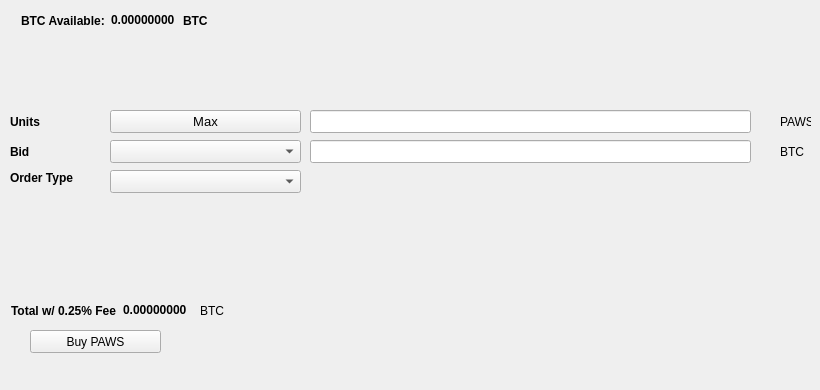
   <widget class="QWidget" name="BuyTab">
    <attribute name="title">
     <string>Buy</string>
    </attribute>
    <widget class="QPushButton" name="BuyPAWS">
     <property name="geometry">
      <rect>
       <x>30</x>
       <y>330</y>
       <width>131</width>
       <height>23</height>
      </rect>
     </property>
     <property name="text">
      <string>Buy PAWS</string>
     </property>
     <property name="icon">
      <iconset resource="../paws.qrc">
       <normaloff>:/icons/bitcoin</normaloff>:/icons/bitcoin</iconset>
     </property>
    </widget>
    <widget class="QLabel" name="label_3">
     <property name="geometry">
      <rect>
       <x>10</x>
       <y>110</y>
       <width>46</width>
       <height>23</height>
      </rect>
     </property>
     <property name="font">
      <font>
       <weight>75</weight>
       <bold>true</bold>
      </font>
     </property>
     <property name="text">
      <string>Units</string>
     </property>
    </widget>
    <widget class="QLineEdit" name="UnitsInput">
     <property name="geometry">
      <rect>
       <x>310</x>
       <y>110</y>
       <width>441</width>
       <height>23</height>
      </rect>
     </property>
     <property name="font">
      <font>
       <pointsize>9</pointsize>
       <weight>75</weight>
       <bold>true</bold>
      </font>
     </property>
    </widget>
    <widget class="QLineEdit" name="BuyBidPriceEdit">
     <property name="geometry">
      <rect>
       <x>310</x>
       <y>140</y>
       <width>441</width>
       <height>23</height>
      </rect>
     </property>
     <property name="font">
      <font>
       <pointsize>9</pointsize>
       <weight>75</weight>
       <bold>true</bold>
      </font>
     </property>
    </widget>
    <widget class="QLabel" name="label_4">
     <property name="geometry">
      <rect>
       <x>780</x>
       <y>110</y>
       <width>31</width>
       <height>23</height>
      </rect>
     </property>
     <property name="text">
      <string>PAWS</string>
     </property>
    </widget>
    <widget class="QLabel" name="label_5">
     <property name="geometry">
      <rect>
       <x>780</x>
       <y>140</y>
       <width>31</width>
       <height>23</height>
      </rect>
     </property>
     <property name="text">
      <string>BTC</string>
     </property>
    </widget>
    <widget class="QLabel" name="label_6">
     <property name="geometry">
      <rect>
       <x>10</x>
       <y>140</y>
       <width>46</width>
       <height>23</height>
      </rect>
     </property>
     <property name="font">
      <font>
       <weight>75</weight>
       <bold>true</bold>
      </font>
     </property>
     <property name="text">
      <string>Bid</string>
     </property>
    </widget>
    <widget class="QLabel" name="label_7">
     <property name="geometry">
      <rect>
       <x>10</x>
       <y>170</y>
       <width>91</width>
       <height>16</height>
      </rect>
     </property>
     <property name="font">
      <font>
       <weight>75</weight>
       <bold>true</bold>
      </font>
     </property>
     <property name="text">
      <string>Order Type</string>
     </property>
    </widget>
    <widget class="QPushButton" name="Buy_Max_Amount">
     <property name="geometry">
      <rect>
       <x>110</x>
       <y>110</y>
       <width>191</width>
       <height>23</height>
      </rect>
     </property>
     <property name="font">
      <font>
       <pointsize>10</pointsize>
      </font>
     </property>
     <property name="text">
      <string>Max</string>
     </property>
    </widget>
    <widget class="QComboBox" name="BuyBidcomboBox">
     <property name="geometry">
      <rect>
       <x>110</x>
       <y>140</y>
       <width>191</width>
       <height>23</height>
      </rect>
     </property>
     <property name="font">
      <font>
       <pointsize>10</pointsize>
      </font>
     </property>
    </widget>
    <widget class="QComboBox" name="buyOrdertypeCombo">
     <property name="geometry">
      <rect>
       <x>110</x>
       <y>170</y>
       <width>191</width>
       <height>23</height>
      </rect>
     </property>
     <property name="font">
      <font>
       <pointsize>10</pointsize>
      </font>
     </property>
    </widget>
    <widget class="QWidget" name="layoutWidget1">
     <property name="geometry">
      <rect>
       <x>21</x>
       <y>11</y>
       <width>227</width>
       <height>19</height>
      </rect>
     </property>
     <layout class="QHBoxLayout" name="horizontalLayout_3">
      <item>
       <widget class="QLabel" name="label232">
        <property name="font">
         <font>
          <weight>75</weight>
          <bold>true</bold>
         </font>
        </property>
        <property name="text">
         <string>BTC Available:</string>
        </property>
       </widget>
      </item>
      <item>
       <widget class="QLabel" name="BtcAvailableLbl">
        <property name="palette">
         <palette>
          <active>
           <colorrole role="WindowText">
            <brush brushstyle="SolidPattern">
             <color alpha="255">
              <red>0</red>
              <green>0</green>
              <blue>0</blue>
             </color>
            </brush>
           </colorrole>
           <colorrole role="Button">
            <brush brushstyle="SolidPattern">
             <color alpha="255">
              <red>0</red>
              <green>170</green>
              <blue>0</blue>
             </color>
            </brush>
           </colorrole>
           <colorrole role="Light">
            <brush brushstyle="SolidPattern">
             <color alpha="255">
              <red>0</red>
              <green>255</green>
              <blue>0</blue>
             </color>
            </brush>
           </colorrole>
           <colorrole role="Midlight">
            <brush brushstyle="SolidPattern">
             <color alpha="255">
              <red>0</red>
              <green>212</green>
              <blue>0</blue>
             </color>
            </brush>
           </colorrole>
           <colorrole role="Dark">
            <brush brushstyle="SolidPattern">
             <color alpha="255">
              <red>0</red>
              <green>85</green>
              <blue>0</blue>
             </color>
            </brush>
           </colorrole>
           <colorrole role="Mid">
            <brush brushstyle="SolidPattern">
             <color alpha="255">
              <red>0</red>
              <green>113</green>
              <blue>0</blue>
             </color>
            </brush>
           </colorrole>
           <colorrole role="Text">
            <brush brushstyle="SolidPattern">
             <color alpha="255">
              <red>0</red>
              <green>170</green>
              <blue>0</blue>
             </color>
            </brush>
           </colorrole>
           <colorrole role="BrightText">
            <brush brushstyle="SolidPattern">
             <color alpha="255">
              <red>255</red>
              <green>255</green>
              <blue>255</blue>
             </color>
            </brush>
           </colorrole>
           <colorrole role="ButtonText">
            <brush brushstyle="SolidPattern">
             <color alpha="255">
              <red>0</red>
              <green>0</green>
              <blue>0</blue>
             </color>
            </brush>
           </colorrole>
           <colorrole role="Base">
            <brush brushstyle="SolidPattern">
             <color alpha="255">
              <red>255</red>
              <green>255</green>
              <blue>255</blue>
             </color>
            </brush>
           </colorrole>
           <colorrole role="Window">
            <brush brushstyle="SolidPattern">
             <color alpha="255">
              <red>0</red>
              <green>170</green>
              <blue>0</blue>
             </color>
            </brush>
           </colorrole>
           <colorrole role="Shadow">
            <brush brushstyle="SolidPattern">
             <color alpha="255">
              <red>0</red>
              <green>0</green>
              <blue>0</blue>
             </color>
            </brush>
           </colorrole>
           <colorrole role="AlternateBase">
            <brush brushstyle="SolidPattern">
             <color alpha="255">
              <red>127</red>
              <green>212</green>
              <blue>127</blue>
             </color>
            </brush>
           </colorrole>
           <colorrole role="ToolTipBase">
            <brush brushstyle="SolidPattern">
             <color alpha="255">
              <red>255</red>
              <green>255</green>
              <blue>220</blue>
             </color>
            </brush>
           </colorrole>
           <colorrole role="ToolTipText">
            <brush brushstyle="SolidPattern">
             <color alpha="255">
              <red>0</red>
              <green>0</green>
              <blue>0</blue>
             </color>
            </brush>
           </colorrole>
          </active>
          <inactive>
           <colorrole role="WindowText">
            <brush brushstyle="SolidPattern">
             <color alpha="255">
              <red>0</red>
              <green>0</green>
              <blue>0</blue>
             </color>
            </brush>
           </colorrole>
           <colorrole role="Button">
            <brush brushstyle="SolidPattern">
             <color alpha="255">
              <red>0</red>
              <green>170</green>
              <blue>0</blue>
             </color>
            </brush>
           </colorrole>
           <colorrole role="Light">
            <brush brushstyle="SolidPattern">
             <color alpha="255">
              <red>0</red>
              <green>255</green>
              <blue>0</blue>
             </color>
            </brush>
           </colorrole>
           <colorrole role="Midlight">
            <brush brushstyle="SolidPattern">
             <color alpha="255">
              <red>0</red>
              <green>212</green>
              <blue>0</blue>
             </color>
            </brush>
           </colorrole>
           <colorrole role="Dark">
            <brush brushstyle="SolidPattern">
             <color alpha="255">
              <red>0</red>
              <green>85</green>
              <blue>0</blue>
             </color>
            </brush>
           </colorrole>
           <colorrole role="Mid">
            <brush brushstyle="SolidPattern">
             <color alpha="255">
              <red>0</red>
              <green>113</green>
              <blue>0</blue>
             </color>
            </brush>
           </colorrole>
           <colorrole role="Text">
            <brush brushstyle="SolidPattern">
             <color alpha="255">
              <red>0</red>
              <green>170</green>
              <blue>0</blue>
             </color>
            </brush>
           </colorrole>
           <colorrole role="BrightText">
            <brush brushstyle="SolidPattern">
             <color alpha="255">
              <red>255</red>
              <green>255</green>
              <blue>255</blue>
             </color>
            </brush>
           </colorrole>
           <colorrole role="ButtonText">
            <brush brushstyle="SolidPattern">
             <color alpha="255">
              <red>0</red>
              <green>0</green>
              <blue>0</blue>
             </color>
            </brush>
           </colorrole>
           <colorrole role="Base">
            <brush brushstyle="SolidPattern">
             <color alpha="255">
              <red>255</red>
              <green>255</green>
              <blue>255</blue>
             </color>
            </brush>
           </colorrole>
           <colorrole role="Window">
            <brush brushstyle="SolidPattern">
             <color alpha="255">
              <red>0</red>
              <green>170</green>
              <blue>0</blue>
             </color>
            </brush>
           </colorrole>
           <colorrole role="Shadow">
            <brush brushstyle="SolidPattern">
             <color alpha="255">
              <red>0</red>
              <green>0</green>
              <blue>0</blue>
             </color>
            </brush>
           </colorrole>
           <colorrole role="AlternateBase">
            <brush brushstyle="SolidPattern">
             <color alpha="255">
              <red>127</red>
              <green>212</green>
              <blue>127</blue>
             </color>
            </brush>
           </colorrole>
           <colorrole role="ToolTipBase">
            <brush brushstyle="SolidPattern">
             <color alpha="255">
              <red>255</red>
              <green>255</green>
              <blue>220</blue>
             </color>
            </brush>
           </colorrole>
           <colorrole role="ToolTipText">
            <brush brushstyle="SolidPattern">
             <color alpha="255">
              <red>0</red>
              <green>0</green>
              <blue>0</blue>
             </color>
            </brush>
           </colorrole>
          </inactive>
          <disabled>
           <colorrole role="WindowText">
            <brush brushstyle="SolidPattern">
             <color alpha="255">
              <red>0</red>
              <green>85</green>
              <blue>0</blue>
             </color>
            </brush>
           </colorrole>
           <colorrole role="Button">
            <brush brushstyle="SolidPattern">
             <color alpha="255">
              <red>0</red>
              <green>170</green>
              <blue>0</blue>
             </color>
            </brush>
           </colorrole>
           <colorrole role="Light">
            <brush brushstyle="SolidPattern">
             <color alpha="255">
              <red>0</red>
              <green>255</green>
              <blue>0</blue>
             </color>
            </brush>
           </colorrole>
           <colorrole role="Midlight">
            <brush brushstyle="SolidPattern">
             <color alpha="255">
              <red>0</red>
              <green>212</green>
              <blue>0</blue>
             </color>
            </brush>
           </colorrole>
           <colorrole role="Dark">
            <brush brushstyle="SolidPattern">
             <color alpha="255">
              <red>0</red>
              <green>85</green>
              <blue>0</blue>
             </color>
            </brush>
           </colorrole>
           <colorrole role="Mid">
            <brush brushstyle="SolidPattern">
             <color alpha="255">
              <red>0</red>
              <green>113</green>
              <blue>0</blue>
             </color>
            </brush>
           </colorrole>
           <colorrole role="Text">
            <brush brushstyle="SolidPattern">
             <color alpha="255">
              <red>0</red>
              <green>85</green>
              <blue>0</blue>
             </color>
            </brush>
           </colorrole>
           <colorrole role="BrightText">
            <brush brushstyle="SolidPattern">
             <color alpha="255">
              <red>255</red>
              <green>255</green>
              <blue>255</blue>
             </color>
            </brush>
           </colorrole>
           <colorrole role="ButtonText">
            <brush brushstyle="SolidPattern">
             <color alpha="255">
              <red>0</red>
              <green>85</green>
              <blue>0</blue>
             </color>
            </brush>
           </colorrole>
           <colorrole role="Base">
            <brush brushstyle="SolidPattern">
             <color alpha="255">
              <red>0</red>
              <green>170</green>
              <blue>0</blue>
             </color>
            </brush>
           </colorrole>
           <colorrole role="Window">
            <brush brushstyle="SolidPattern">
             <color alpha="255">
              <red>0</red>
              <green>170</green>
              <blue>0</blue>
             </color>
            </brush>
           </colorrole>
           <colorrole role="Shadow">
            <brush brushstyle="SolidPattern">
             <color alpha="255">
              <red>0</red>
              <green>0</green>
              <blue>0</blue>
             </color>
            </brush>
           </colorrole>
           <colorrole role="AlternateBase">
            <brush brushstyle="SolidPattern">
             <color alpha="255">
              <red>0</red>
              <green>170</green>
              <blue>0</blue>
             </color>
            </brush>
           </colorrole>
           <colorrole role="ToolTipBase">
            <brush brushstyle="SolidPattern">
             <color alpha="255">
              <red>255</red>
              <green>255</green>
              <blue>220</blue>
             </color>
            </brush>
           </colorrole>
           <colorrole role="ToolTipText">
            <brush brushstyle="SolidPattern">
             <color alpha="255">
              <red>0</red>
              <green>0</green>
              <blue>0</blue>
             </color>
            </brush>
           </colorrole>
          </disabled>
         </palette>
        </property>
        <property name="font">
         <font>
          <weight>75</weight>
          <bold>true</bold>
         </font>
        </property>
        <property name="text">
         <string>0.00000000</string>
        </property>
        <property name="textInteractionFlags">
         <set>Qt::LinksAccessibleByMouse|Qt::TextSelectableByKeyboard|Qt::TextSelectableByMouse</set>
        </property>
       </widget>
      </item>
      <item>
       <widget class="QLabel" name="BtcAvailableLbl_2">
        <property name="font">
         <font>
          <weight>75</weight>
          <bold>true</bold>
         </font>
        </property>
        <property name="text">
         <string>BTC</string>
        </property>
       </widget>
      </item>
     </layout>
    </widget>
    <widget class="QWidget" name="layoutWidge2">
     <property name="geometry">
      <rect>
       <x>11</x>
       <y>301</y>
       <width>259</width>
       <height>19</height>
      </rect>
     </property>
     <layout class="QHBoxLayout" name="horizontalLayout_4">
      <item>
       <widget class="QLabel" name="label_9">
        <property name="font">
         <font>
          <weight>75</weight>
          <bold>true</bold>
         </font>
        </property>
        <property name="text">
         <string>Total w/ 0.25% Fee</string>
        </property>
       </widget>
      </item>
      <item>
       <widget class="QLabel" name="BuyCostLabel">
        <property name="palette">
         <palette>
          <active>
           <colorrole role="WindowText">
            <brush brushstyle="SolidPattern">
             <color alpha="255">
              <red>0</red>
              <green>0</green>
              <blue>0</blue>
             </color>
            </brush>
           </colorrole>
           <colorrole role="Button">
            <brush brushstyle="SolidPattern">
             <color alpha="255">
              <red>0</red>
              <green>170</green>
              <blue>0</blue>
             </color>
            </brush>
           </colorrole>
           <colorrole role="Light">
            <brush brushstyle="SolidPattern">
             <color alpha="255">
              <red>0</red>
              <green>255</green>
              <blue>0</blue>
             </color>
            </brush>
           </colorrole>
           <colorrole role="Midlight">
            <brush brushstyle="SolidPattern">
             <color alpha="255">
              <red>0</red>
              <green>212</green>
              <blue>0</blue>
             </color>
            </brush>
           </colorrole>
           <colorrole role="Dark">
            <brush brushstyle="SolidPattern">
             <color alpha="255">
              <red>0</red>
              <green>85</green>
              <blue>0</blue>
             </color>
            </brush>
           </colorrole>
           <colorrole role="Mid">
            <brush brushstyle="SolidPattern">
             <color alpha="255">
              <red>0</red>
              <green>113</green>
              <blue>0</blue>
             </color>
            </brush>
           </colorrole>
           <colorrole role="Text">
            <brush brushstyle="SolidPattern">
             <color alpha="255">
              <red>0</red>
              <green>170</green>
              <blue>0</blue>
             </color>
            </brush>
           </colorrole>
           <colorrole role="BrightText">
            <brush brushstyle="SolidPattern">
             <color alpha="255">
              <red>255</red>
              <green>255</green>
              <blue>255</blue>
             </color>
            </brush>
           </colorrole>
           <colorrole role="ButtonText">
            <brush brushstyle="SolidPattern">
             <color alpha="255">
              <red>0</red>
              <green>0</green>
              <blue>0</blue>
             </color>
            </brush>
           </colorrole>
           <colorrole role="Base">
            <brush brushstyle="SolidPattern">
             <color alpha="255">
              <red>255</red>
              <green>255</green>
              <blue>255</blue>
             </color>
            </brush>
           </colorrole>
           <colorrole role="Window">
            <brush brushstyle="SolidPattern">
             <color alpha="255">
              <red>0</red>
              <green>170</green>
              <blue>0</blue>
             </color>
            </brush>
           </colorrole>
           <colorrole role="Shadow">
            <brush brushstyle="SolidPattern">
             <color alpha="255">
              <red>0</red>
              <green>0</green>
              <blue>0</blue>
             </color>
            </brush>
           </colorrole>
           <colorrole role="AlternateBase">
            <brush brushstyle="SolidPattern">
             <color alpha="255">
              <red>127</red>
              <green>212</green>
              <blue>127</blue>
             </color>
            </brush>
           </colorrole>
           <colorrole role="ToolTipBase">
            <brush brushstyle="SolidPattern">
             <color alpha="255">
              <red>255</red>
              <green>255</green>
              <blue>220</blue>
             </color>
            </brush>
           </colorrole>
           <colorrole role="ToolTipText">
            <brush brushstyle="SolidPattern">
             <color alpha="255">
              <red>0</red>
              <green>0</green>
              <blue>0</blue>
             </color>
            </brush>
           </colorrole>
          </active>
          <inactive>
           <colorrole role="WindowText">
            <brush brushstyle="SolidPattern">
             <color alpha="255">
              <red>0</red>
              <green>0</green>
              <blue>0</blue>
             </color>
            </brush>
           </colorrole>
           <colorrole role="Button">
            <brush brushstyle="SolidPattern">
             <color alpha="255">
              <red>0</red>
              <green>170</green>
              <blue>0</blue>
             </color>
            </brush>
           </colorrole>
           <colorrole role="Light">
            <brush brushstyle="SolidPattern">
             <color alpha="255">
              <red>0</red>
              <green>255</green>
              <blue>0</blue>
             </color>
            </brush>
           </colorrole>
           <colorrole role="Midlight">
            <brush brushstyle="SolidPattern">
             <color alpha="255">
              <red>0</red>
              <green>212</green>
              <blue>0</blue>
             </color>
            </brush>
           </colorrole>
           <colorrole role="Dark">
            <brush brushstyle="SolidPattern">
             <color alpha="255">
              <red>0</red>
              <green>85</green>
              <blue>0</blue>
             </color>
            </brush>
           </colorrole>
           <colorrole role="Mid">
            <brush brushstyle="SolidPattern">
             <color alpha="255">
              <red>0</red>
              <green>113</green>
              <blue>0</blue>
             </color>
            </brush>
           </colorrole>
           <colorrole role="Text">
            <brush brushstyle="SolidPattern">
             <color alpha="255">
              <red>0</red>
              <green>170</green>
              <blue>0</blue>
             </color>
            </brush>
           </colorrole>
           <colorrole role="BrightText">
            <brush brushstyle="SolidPattern">
             <color alpha="255">
              <red>255</red>
              <green>255</green>
              <blue>255</blue>
             </color>
            </brush>
           </colorrole>
           <colorrole role="ButtonText">
            <brush brushstyle="SolidPattern">
             <color alpha="255">
              <red>0</red>
              <green>0</green>
              <blue>0</blue>
             </color>
            </brush>
           </colorrole>
           <colorrole role="Base">
            <brush brushstyle="SolidPattern">
             <color alpha="255">
              <red>255</red>
              <green>255</green>
              <blue>255</blue>
             </color>
            </brush>
           </colorrole>
           <colorrole role="Window">
            <brush brushstyle="SolidPattern">
             <color alpha="255">
              <red>0</red>
              <green>170</green>
              <blue>0</blue>
             </color>
            </brush>
           </colorrole>
           <colorrole role="Shadow">
            <brush brushstyle="SolidPattern">
             <color alpha="255">
              <red>0</red>
              <green>0</green>
              <blue>0</blue>
             </color>
            </brush>
           </colorrole>
           <colorrole role="AlternateBase">
            <brush brushstyle="SolidPattern">
             <color alpha="255">
              <red>127</red>
              <green>212</green>
              <blue>127</blue>
             </color>
            </brush>
           </colorrole>
           <colorrole role="ToolTipBase">
            <brush brushstyle="SolidPattern">
             <color alpha="255">
              <red>255</red>
              <green>255</green>
              <blue>220</blue>
             </color>
            </brush>
           </colorrole>
           <colorrole role="ToolTipText">
            <brush brushstyle="SolidPattern">
             <color alpha="255">
              <red>0</red>
              <green>0</green>
              <blue>0</blue>
             </color>
            </brush>
           </colorrole>
          </inactive>
          <disabled>
           <colorrole role="WindowText">
            <brush brushstyle="SolidPattern">
             <color alpha="255">
              <red>0</red>
              <green>85</green>
              <blue>0</blue>
             </color>
            </brush>
           </colorrole>
           <colorrole role="Button">
            <brush brushstyle="SolidPattern">
             <color alpha="255">
              <red>0</red>
              <green>170</green>
              <blue>0</blue>
             </color>
            </brush>
           </colorrole>
           <colorrole role="Light">
            <brush brushstyle="SolidPattern">
             <color alpha="255">
              <red>0</red>
              <green>255</green>
              <blue>0</blue>
             </color>
            </brush>
           </colorrole>
           <colorrole role="Midlight">
            <brush brushstyle="SolidPattern">
             <color alpha="255">
              <red>0</red>
              <green>212</green>
              <blue>0</blue>
             </color>
            </brush>
           </colorrole>
           <colorrole role="Dark">
            <brush brushstyle="SolidPattern">
             <color alpha="255">
              <red>0</red>
              <green>85</green>
              <blue>0</blue>
             </color>
            </brush>
           </colorrole>
           <colorrole role="Mid">
            <brush brushstyle="SolidPattern">
             <color alpha="255">
              <red>0</red>
              <green>113</green>
              <blue>0</blue>
             </color>
            </brush>
           </colorrole>
           <colorrole role="Text">
            <brush brushstyle="SolidPattern">
             <color alpha="255">
              <red>0</red>
              <green>85</green>
              <blue>0</blue>
             </color>
            </brush>
           </colorrole>
           <colorrole role="BrightText">
            <brush brushstyle="SolidPattern">
             <color alpha="255">
              <red>255</red>
              <green>255</green>
              <blue>255</blue>
             </color>
            </brush>
           </colorrole>
           <colorrole role="ButtonText">
            <brush brushstyle="SolidPattern">
             <color alpha="255">
              <red>0</red>
              <green>85</green>
              <blue>0</blue>
             </color>
            </brush>
           </colorrole>
           <colorrole role="Base">
            <brush brushstyle="SolidPattern">
             <color alpha="255">
              <red>0</red>
              <green>170</green>
              <blue>0</blue>
             </color>
            </brush>
           </colorrole>
           <colorrole role="Window">
            <brush brushstyle="SolidPattern">
             <color alpha="255">
              <red>0</red>
              <green>170</green>
              <blue>0</blue>
             </color>
            </brush>
           </colorrole>
           <colorrole role="Shadow">
            <brush brushstyle="SolidPattern">
             <color alpha="255">
              <red>0</red>
              <green>0</green>
              <blue>0</blue>
             </color>
            </brush>
           </colorrole>
           <colorrole role="AlternateBase">
            <brush brushstyle="SolidPattern">
             <color alpha="255">
              <red>0</red>
              <green>170</green>
              <blue>0</blue>
             </color>
            </brush>
           </colorrole>
           <colorrole role="ToolTipBase">
            <brush brushstyle="SolidPattern">
             <color alpha="255">
              <red>255</red>
              <green>255</green>
              <blue>220</blue>
             </color>
            </brush>
           </colorrole>
           <colorrole role="ToolTipText">
            <brush brushstyle="SolidPattern">
             <color alpha="255">
              <red>0</red>
              <green>0</green>
              <blue>0</blue>
             </color>
            </brush>
           </colorrole>
          </disabled>
         </palette>
        </property>
        <property name="font">
         <font>
          <weight>75</weight>
          <bold>true</bold>
         </font>
        </property>
        <property name="autoFillBackground">
         <bool>false</bool>
        </property>
        <property name="text">
         <string>0.00000000</string>
        </property>
        <property name="textInteractionFlags">
         <set>Qt::LinksAccessibleByMouse|Qt::TextSelectableByMouse</set>
        </property>
       </widget>
      </item>
      <item>
       <widget class="QLabel" name="label_10">
        <property name="font">
         <font>
          <weight>50</weight>
          <bold>false</bold>
         </font>
        </property>
        <property name="text">
         <string>BTC</string>
        </property>
       </widget>
      </item>
     </layout>
    </widget>
    <widget class="QLabel" name="label_24">
     <property name="geometry">
      <rect>
       <x>460</x>
       <y>300</y>
       <width>281</width>
       <height>81</height>
      </rect>
     </property>
     <property name="text">
      <string/>
     </property>
     <property name="pixmap">
      <pixmap>:/images/bittrex</pixmap>
     </property>
    </widget>
   </widget>
